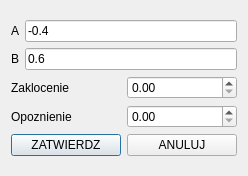
<?xml version="1.0" encoding="UTF-8"?>
<ui version="4.0">
 <class>oknoARX</class>
 <widget class="QDialog" name="oknoARX">
  <property name="geometry">
   <rect>
    <x>0</x>
    <y>0</y>
    <width>248</width>
    <height>176</height>
   </rect>
  </property>
  <property name="windowTitle">
   <string>Model ARX</string>
  </property>
  <layout class="QGridLayout" name="gridLayout">
   <item row="0" column="0">
    <layout class="QVBoxLayout" name="verticalLayout">
     <item>
      <layout class="QHBoxLayout" name="horizontalLayout">
       <item>
        <widget class="QLabel" name="label">
         <property name="text">
          <string>A</string>
         </property>
        </widget>
       </item>
       <item>
        <widget class="QLineEdit" name="aLineEdit">
         <property name="text">
          <string>-0.4</string>
         </property>
        </widget>
       </item>
      </layout>
     </item>
     <item>
      <layout class="QHBoxLayout" name="horizontalLayout_2">
       <item>
        <widget class="QLabel" name="label_2">
         <property name="text">
          <string>B</string>
         </property>
        </widget>
       </item>
       <item>
        <widget class="QLineEdit" name="bLineEdit">
         <property name="text">
          <string>0.6</string>
         </property>
        </widget>
       </item>
      </layout>
     </item>
     <item>
      <layout class="QHBoxLayout" name="horizontalLayout_3">
       <item>
        <widget class="QLabel" name="label_3">
         <property name="text">
          <string>Zaklocenie</string>
         </property>
        </widget>
       </item>
       <item>
        <widget class="QDoubleSpinBox" name="zaklocenieSpinBox"/>
       </item>
      </layout>
     </item>
     <item>
      <layout class="QHBoxLayout" name="horizontalLayout_4">
       <item>
        <widget class="QLabel" name="label_4">
         <property name="text">
          <string>Opoznienie</string>
         </property>
        </widget>
       </item>
       <item>
        <widget class="QDoubleSpinBox" name="opoznienieSpinBox"/>
       </item>
      </layout>
     </item>
     <item>
      <layout class="QHBoxLayout" name="horizontalLayout_5">
       <item>
        <widget class="QPushButton" name="zatwierdzButton">
         <property name="text">
          <string>ZATWIERDZ</string>
         </property>
        </widget>
       </item>
       <item>
        <widget class="QPushButton" name="anulujButton">
         <property name="text">
          <string>ANULUJ</string>
         </property>
        </widget>
       </item>
      </layout>
     </item>
    </layout>
   </item>
  </layout>
 </widget>
 <resources/>
 <connections/>
</ui>
